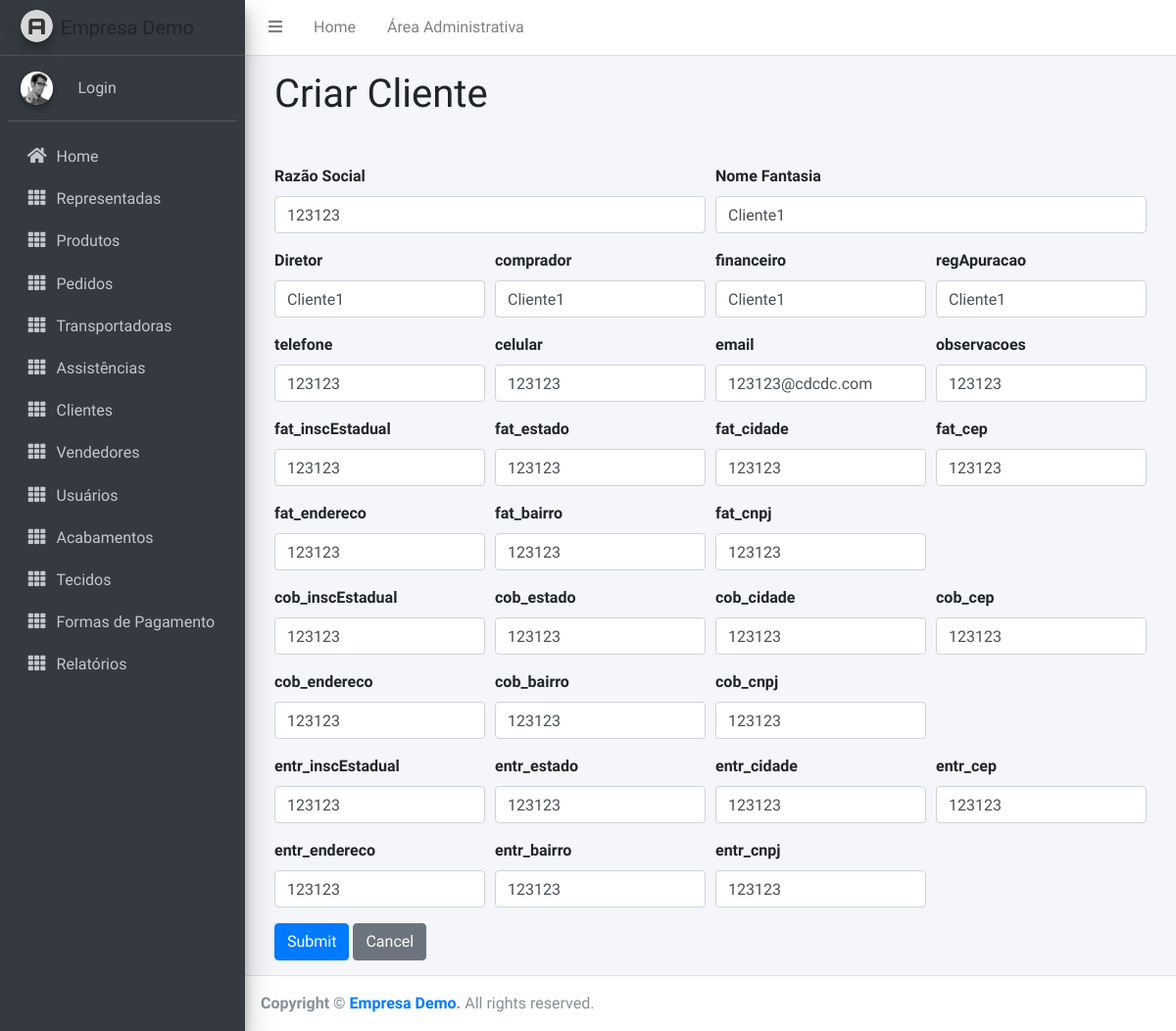
Screenshot of /myapp/cliente/1/update/ with the database file from the repository.
### myapp/models.py (models this page shows, shortened)
class Cliente(models.Model):
    razaoSocial = models.CharField(max_length=200)
    nomeFantasia = models.CharField(max_length=200)
    diretor = models.CharField(max_length=200)
    comprador = models.CharField(max_length=200)
    financeiro = models.CharField(max_length=200)
    regApuracao = models.CharField(max_length=200, help_text="Regime de apuração")
    telefone = models.CharField(max_length=200)
    celular = models.CharField(max_length=200)
    email = models.EmailField(max_length=200)
    observacoes = models.CharField(max_length=200)
    fat_inscEstadual = models.CharField(max_length=200)
    fat_estado = models.CharField(max_length=200)
    fat_cidade = models.CharField(max_length=200)
    fat_cep = models.CharField(max_length=200)
    fat_endereco = models.CharField(max_length=200)
    fat_bairro = models.CharField(max_length=200)
    fat_cnpj = models.CharField(max_length=200)
    cob_inscEstadual = models.CharField(max_length=200)
    cob_estado = models.CharField(max_length=200)
    cob_cidade = models.CharField(max_length=200)
    cob_cep = models.CharField(max_length=200)
    cob_endereco = models.CharField(max_length=200)
    cob_bairro = models.CharField(max_length=200)
    cob_cnpj = models.CharField(max_length=200)
    entr_inscEstadual = models.CharField(max_length=200)
    entr_estado = models.CharField(max_length=200)
    entr_cidade = models.CharField(max_length=200)
    entr_cep = models.CharField(max_length=200)
    entr_endereco = models.CharField(max_length=200)
    entr_bairro = models.CharField(max_length=200)
    entr_cnpj = models.CharField(max_length=200)
    lastUpdate = models.DateTimeField(auto_now=True)

### myapp/views.py (the view)
# urls.py: path('cliente/<int:pk>/update/', views.ClienteUpdate.as_view(), name='cliente-update'),
class ClienteUpdate( UpdateView):
    model = Cliente
    fields = '__all__'

### myapp/templates/myapp/cliente_form.html (shortened to what this page needs)
{% extends "base_generic.html" %}
{% load widget_tweaks %}
{% block content %}
    <div class="form-container">
        <h1 class="mb-5">Criar Cliente</h1>
        <form action="" method="post">
            <div class="form-row">
                <div class="form-group col-md-6">
                    <label>Razão Social</label>
                    {{ form.razaoSocial|add_class:'form-control' }}
                </div>
                <div class="form-group col-md-6">
                    <label>Nome Fantasia</label>
                    {{ form.nomeFantasia|add_class:'form-control' }}
                </div>
            </div>
            <div class="form-row">
                <div class="form-group col-md-3">
                    <label>Diretor</label>
                    {{ form.diretor|add_class:'form-control' }}
                </div>
                <div class="form-group col-md-3">
                    <label>comprador</label>
                    {{ form.comprador|add_class:'form-control' }}
                </div>
                <div class="form-group col-md-3">
                    <label>financeiro</label>
                    {{ form.financeiro|add_class:'form-control' }}
                </div>
                <div class="form-group col-md-3">
                    <label>regApuracao</label>
                    {{ form.regApuracao|add_class:'form-control' }}
                </div>
            </div>
            <div class="form-row">
                <div class="form-group col-md-3">
                    <label>telefone</label>
                    {{ form.telefone|add_class:'form-control' }}
                </div>
                <div class="form-group col-md-3">
                    <label>celular</label>
                    {{ form.celular|add_class:'form-control' }}
                </div>
                <div class="form-group col-md-3">
                    <label>email</label>
                    {{ form.email|add_class:'form-control' }}
                </div>
                <div class="form-group col-md-3">
                    <label>observacoes</label>
                    {{ form.observacoes|add_class:'form-control' }}
                </div>
            </div>
            <div class="form-row">
                <div class="form-group col-md-3">
                    <label>fat_inscEstadual</label>
                    {{ form.fat_inscEstadual|add_class:'form-control' }}
                </div>
                <div class="form-group col-md-3">
                    <label>fat_estado</label>
                    {{ form.fat_estado|add_class:'form-control' }}
                </div>
                <div class="form-group col-md-3">
                    <label>fat_cidade</label>
                    {{ form.fat_cidade|add_class:'form-control' }}
                </div>
                <div class="form-group col-md-3">
                    <label>fat_cep</label>
                    {{ form.fat_cep|add_class:'form-control' }}
                </div>
            </div>
            <div class="form-row">
                <div class="form-group col-md-3">
                    <label>fat_endereco</label>
                    {{ form.fat_endereco|add_class:'form-control' }}
                </div>
                <div class="form-group col-md-3">
                    <label>fat_bairro</label>
                    {{ form.fat_bairro|add_class:'form-control' }}
                </div>
                <div class="form-group col-md-3">
                    <label>fat_cnpj</label>
                    {{ form.fat_cnpj|add_class:'form-control' }}
                </div>
            </div>
            <div class="form-row">
                <div class="form-group col-md-3">
                    <label>cob_inscEstadual</label>
                    {{ form.cob_inscEstadual|add_class:'form-control' }}
                </div>
                <div class="form-group col-md-3">
                    <label>cob_estado</label>
                    {{ form.cob_estado|add_class:'form-control' }}
                </div>
                <div class="form-group col-md-3">
                    <label>cob_cidade</label>
                    {{ form.cob_cidade|add_class:'form-control' }}
                </div>
                <div class="form-group col-md-3">
                    <label>cob_cep</label>
                    {{ form.cob_cep|add_class:'form-control' }}
                </div>
            </div>
            <div class="form-row">
                <div class="form-group col-md-3">
                    <label>cob_endereco</label>
                    {{ form.cob_endereco|add_class:'form-control' }}
                </div>
                <div class="form-group col-md-3">
                    <label>cob_bairro</label>
                    {{ form.cob_bairro|add_class:'form-control' }}
                </div>
                <div class="form-group col-md-3">
                    <label>cob_cnpj</label>
                    {{ form.cob_cnpj|add_class:'form-control' }}
                </div>
            </div>
            <div class="form-row">
                <div class="form-group col-md-3">
                    <label>entr_inscEstadual</label>
                    {{ form.entr_inscEstadual|add_class:'form-control' }}
                </div>
                <div class="form-group col-md-3">
                    <label>entr_estado</label>
                    {{ form.entr_estado|add_class:'form-control' }}
                </div>
                <div class="form-group col-md-3">
                    <label>entr_cidade</label>
                    {{ form.entr_cidade|add_class:'form-control' }}
                </div>
                <div class="form-group col-md-3">
                    <label>entr_cep</label>
                    {{ form.entr_cep|add_class:'form-control' }}
                </div>
            </div>
            <div class="form-row">
                <div class="form-group col-md-3">
                    <label>entr_endereco</label>
                    {{ form.entr_endereco|add_class:'form-control' }}
                </div>
                <div class="form-group col-md-3">
                    <label>entr_bairro</label>
                    {{ form.entr_bairro|add_class:'form-control' }}
                </div>
                <div class="form-group col-md-3">
                    <label>entr_cnpj</label>
                    {{ form.entr_cnpj|add_class:'form-control' }}
                </div>
            </div>
            <input class="btn btn-primary submit-btn" type="submit" value="Submit" />
            <a href="{% url 'clientes' %}"><input class="btn btn-secondary submit-btn" type="button" value="Cancel" /></a>
        </form>
    </div>
{% endblock %}

### static/css/form_styles.css (style rules this page uses)
.form-container { height: 100%; padding: 15px 30px; }

### rows the page displays
Cliente: razaoSocial "123123", nomeFantasia "Cliente1", diretor "Cliente1", comprador "Cliente1", financeiro "Cliente1", regApuracao "Cliente1", telefone "123123", celular "123123", email "123123@cdcdc.com", observacoes "123123", fat_inscEstadual "123123", fat_estado "123123", fat_cidade "123123", fat_cep "123123", fat_endereco "123123", fat_bairro "123123", fat_cnpj "123123", cob_inscEstadual "123123", cob_estado "123123", cob_cidade "123123", cob_cep "123123", cob_endereco "123123", cob_bairro "123123", cob_cnpj "123123", entr_inscEstadual "123123", entr_estado "123123", entr_cidade "123123", entr_cep "123123", entr_endereco "123123", entr_bairro "123123", entr_cnpj "123123"
